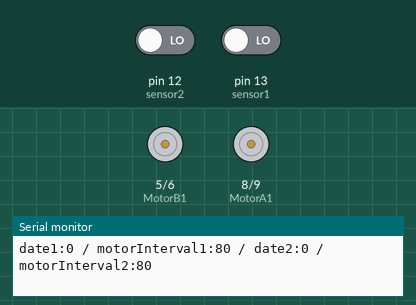
This sketch was run on a simulated Arduino Uno, built with avr-gcc and run on an emulated ATmega328P. Parts: motor-driver pin pairs drawn as motors (green arrow = first pin HIGH = forward, orange = second pin HIGH = backward, longer = more drive), the last lines printed to the serial monitor. The inputs (shaded band) are chosen by the test bench; at power-on: pin 12 (sensor2) LOW, pin 13 (sensor1) LOW.

Above: at 1.2 s.
1.3 s: pin 12 (sensor2) driven HIGH
At 1.9 s:
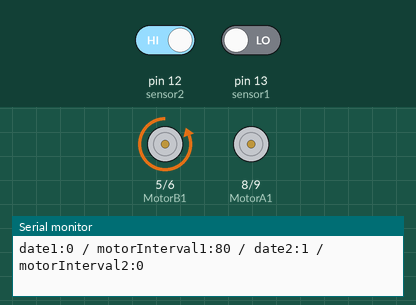
2.8 s: pin 13 (sensor1) driven HIGH
At 4.1 s:
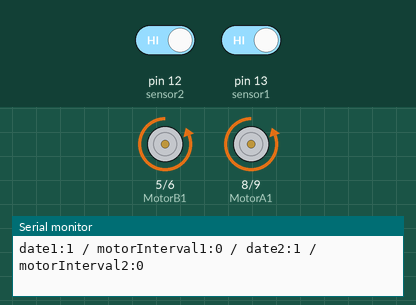
Timing chart, 0 to 5.8 s (numbered marks = the images above; inputs shaded):
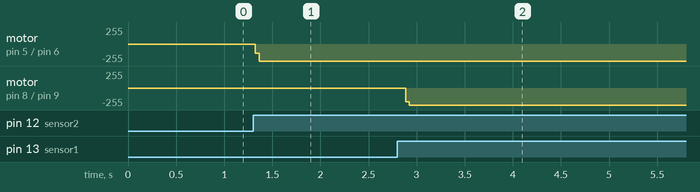

Measured:
- after the input at 1.3 s, motor on pin 5 (MotorB1) / pin 6 (MotorB2): stopped → backward 255/255 at once
- after the input at 2.8 s, motor on pin 8 (MotorA1) / pin 9 (MotorA2): stopped → backward 255/255 after 0.09 s

The sketch:

SteppingMotor_Controller3.ino
```cpp
#include <TimerOne.h>

#define MotorA1 8
#define MotorA2 9

#define MotorB1 5
#define MotorB2 6

int motorInterval1 = 80;
int motorInterval2 = 80;

const int sensor1 = 13;
const int sensor2 = 12;


void setup() {

  Serial.begin(115200);

  pinMode(MotorA1, OUTPUT);
  pinMode(MotorA2, OUTPUT);

  pinMode(MotorB1, OUTPUT);
  pinMode(MotorB2, OUTPUT);

  pinMode(sensor1, INPUT);
  pinMode(sensor2, INPUT);

  Timer1.initialize(5);
  Timer1.attachInterrupt(init_motor);
}

void init_motor () {
  //Motor A ------//
  static int motorTime1;

  if (motorInterval1 >= 0)digitalWrite(MotorA1, LOW);
  if (motorInterval1 < 0)digitalWrite(MotorA1, HIGH);

  motorTime1 ++;
  if (motorTime1 > abs(motorInterval1)) {
    motorTime1 = 0;
  }
  if (motorTime1 == 0)digitalWrite(MotorA2, HIGH);
  if (motorTime1 == 1)digitalWrite(MotorA2, LOW);

  //Motor B ------//
  static int motorTime2;

  if (motorInterval2 >= 0)digitalWrite(MotorB1, LOW);
  if (motorInterval2 < 0)digitalWrite(MotorB1, HIGH);

  motorTime2 ++;
  if (motorTime2 > abs(motorInterval2)) {
    motorTime2 = 0;
  }
  if (motorTime2 == 0)digitalWrite(MotorB2, HIGH);
  if (motorTime2 == 1)digitalWrite(MotorB2, LOW);
}

void loop() {
  bool date1 = digitalRead(sensor1);
  bool date2 = digitalRead(sensor2);

  if(date1){
    motorInterval1 = 0;
  }

  if(date2){
    motorInterval2 = 0;
  }

  Serial.print("date1:");Serial.print(date1);
  Serial.print(" / ");
  Serial.print("motorInterval1:");Serial.print(motorInterval1);
  Serial.print(" / ");
  Serial.print("date2:");Serial.print(date2);
  Serial.print(" / ");
  Serial.print("motorInterval2:");Serial.print(motorInterval2);
  Serial.println();
}
```
